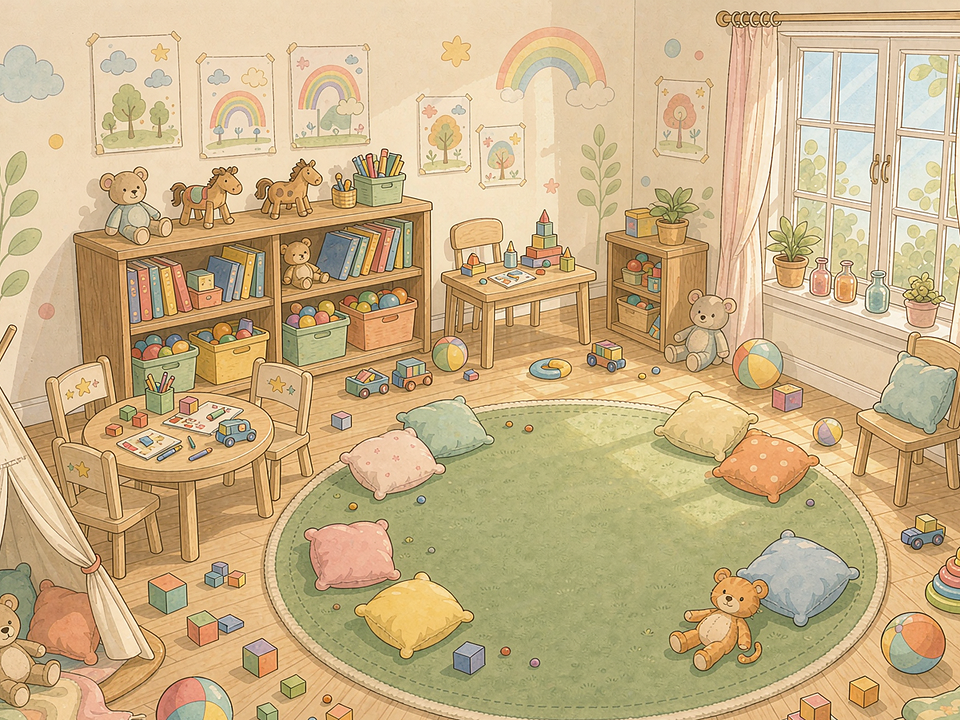
#> input picture ai-scratch-maker/examples/assets/cat_mouse/bigmap.png, 960 x 720 px
$ python round_ui_alpha.py ../examples/assets/cat_mouse/bigmap.png
#> lines starting #> are read from the running program, lines starting #| are printed output that depends on the picture
#!/usr/bin/env python3
# -*- coding: utf-8 -*-
"""round_ui_alpha.py — 给不透明 UI 位图加「圆角 alpha 遮罩」，使其成为合适资产。

背景 / 为什么需要
------------------------------------------------------------------
quality_gate.analyze_bitmap_usage 把「角色位图无透明通道」判为**不合适**：
这类图缩进 480x360 舞台后会带一整块不透明方块（四角尤甚），正是用户说的
「AI 生成的图片很多不适合做 Scratch 素材」。

有一批程序化绘制的 UI 位图（按钮 / 结算页 / 飘字 / 篮子）是
「纯渐变矩形 + 烤进去的中文文字」，四角无圆角、alpha 恒 255。它们不能直接
矢量化——铁律17 禁止 SVG 里的 <text>，转 SVG 会把文字丢掉，而要补 say 文字
得大改 IR 脚本，风险高。

本工具用**圆角 alpha 遮罩**把四角外部抠成透明（4x 超采样抗锯齿）：
  · 保留原渐变与文字，不丢任何信息；
  · 四角 alpha=0 → PIL getextrema()[-1] 最小值 0 → 门禁判「合适」；
  · 形状圆角化，符合铁律14「窗口圆角」/ 铁律17「UI 圆角」；
  · 画布尺寸不变 → Scratch 造型旋转中心不变，IR / 脚本零改动。

用法
------------------------------------------------------------------
  # 只体检（打印每张图的 alpha 状态，不写文件）
  python scripts/round_ui_alpha.py --check examples/assets/ui/*.png

  # 处理指定文件（默认只动 alpha 全不透明的；自动跳过已合适的）
  python scripts/round_ui_alpha.py --backup-dir build_tmp/ui_alpha_bak \
      examples/assets/ui/win.png examples/assets/ui/lose.png

  # 自定义圆角半径比例（相对短边，默认 0.18），或强制重做已透明图
  python scripts/round_ui_alpha.py --radius 0.22 examples/assets/ui/*.png
  python scripts/round_ui_alpha.py --force examples/assets/ui/*.png
"""
import argparse
import os
import shutil
import sys

try:
    from PIL import Image, ImageChops, ImageDraw
except ImportError:
    print("[错误] 需要 Pillow：pip install Pillow", file=sys.stderr)
    sys.exit(2)


def rounded_mask(w, h, radius_px, supersample=4):
    """生成圆角矩形 L 遮罩，超采样后 LANCZOS 缩回 → 边缘抗锯齿。"""
    sw, sh = w * supersample, h * supersample
    m = Image.new("L", (sw, sh), 0)
    d = ImageDraw.Draw(m)
    d.rounded_rectangle(
        [0, 0, sw - 1, sh - 1],
        radius=max(1, int(radius_px * supersample)),
        fill=255,
    )
    return m.resize((w, h), Image.LANCZOS)


def alpha_extrema(im):
    """返回 alpha 通道 (min, max)；无 alpha 通道的图像返回 (255, 255)。"""
    if im.mode in ("RGBA", "LA", "RGBa"):
        return im.getextrema()[-1]
    if im.mode == "P" and "transparency" in im.info:
        return im.convert("RGBA").getextrema()[-1]
    return (255, 255)


def is_suitable(im):
    """与 quality_gate.analyze_bitmap_usage 同口径：存在透明像素即算合适。"""
    lo = alpha_extrema(im)[0]
    return lo < 250


def process(path, radius_ratio, backup_dir, force=False, check_only=False):
#> called with path = '../examples/assets/cat_mouse/bigmap.png', radius_ratio = 0.18, force = False, check_only = False
    im = Image.open(path).convert("RGBA")
#> im is the input picture: PIL image 960x720 RGBA; mean R, G, B, A 202.3, 178, 135.4, 255
    w, h = im.size
#> w = 960; h = 720
    lo, hi = alpha_extrema(im)
#> lo = 255; hi = 255
    suitable = is_suitable(im)
#> suitable = False
    tag = "合适" if suitable else "不合适"
#> tag = '不合适'
    print(f"  {os.path.basename(path):20s} {w:4d}x{h:<4d} alpha={lo:3d}..{hi:<3d} {tag}", end="")
#|   bigmap.png            960x720  alpha=255..255 不合适

    if check_only:
        print("  [体检]")
        return "check"

    if suitable and not force:
        print("  [跳过：已合适]")
        return "skip"

    r = max(6, round(min(w, h) * radius_ratio))
#> r = 130
    mask = rounded_mask(w, h, r)
#> in rounded_mask, `m = Image.new("L", (sw, sh), 0)`: m: PIL image 3840x2880 L; every value is 0
#> in rounded_mask, `return m.resize((w, h), Image.LANCZOS)`:
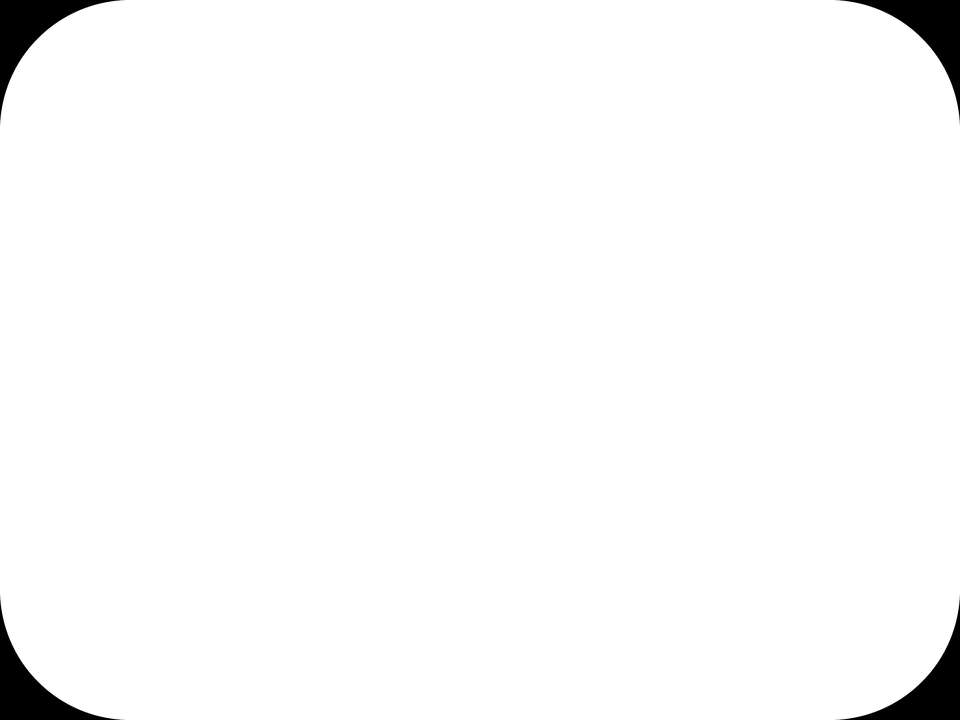
#> returned value: PIL image 960x720 L; min 0, max 255, mean 249.6
    red, green, blue, alpha = im.split()
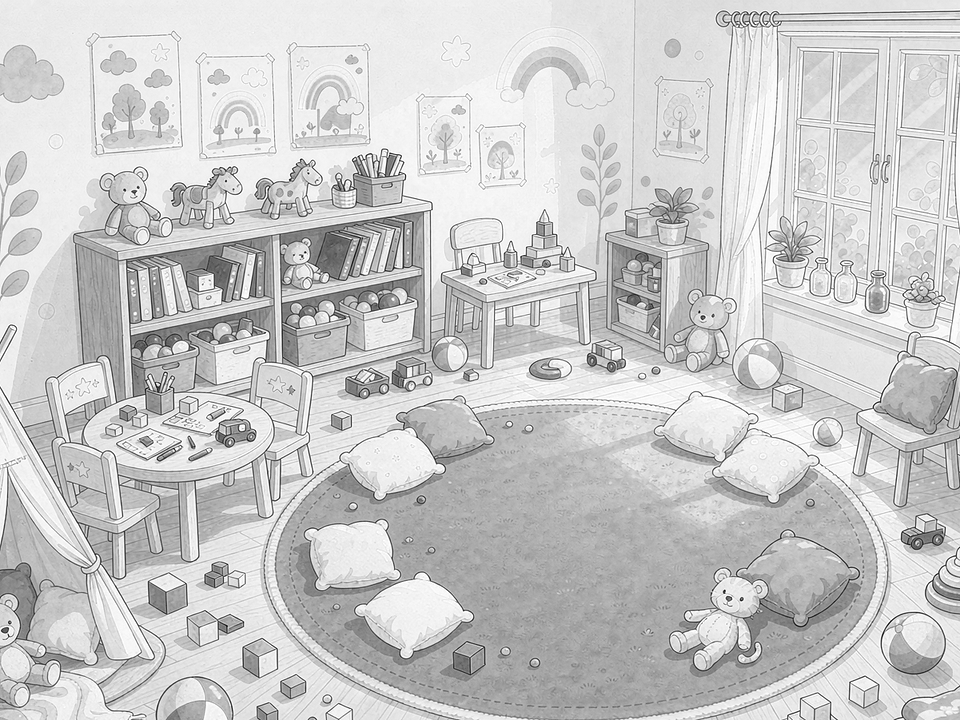
#> red: PIL image 960x720 L; min 0, max 255, mean 202.3
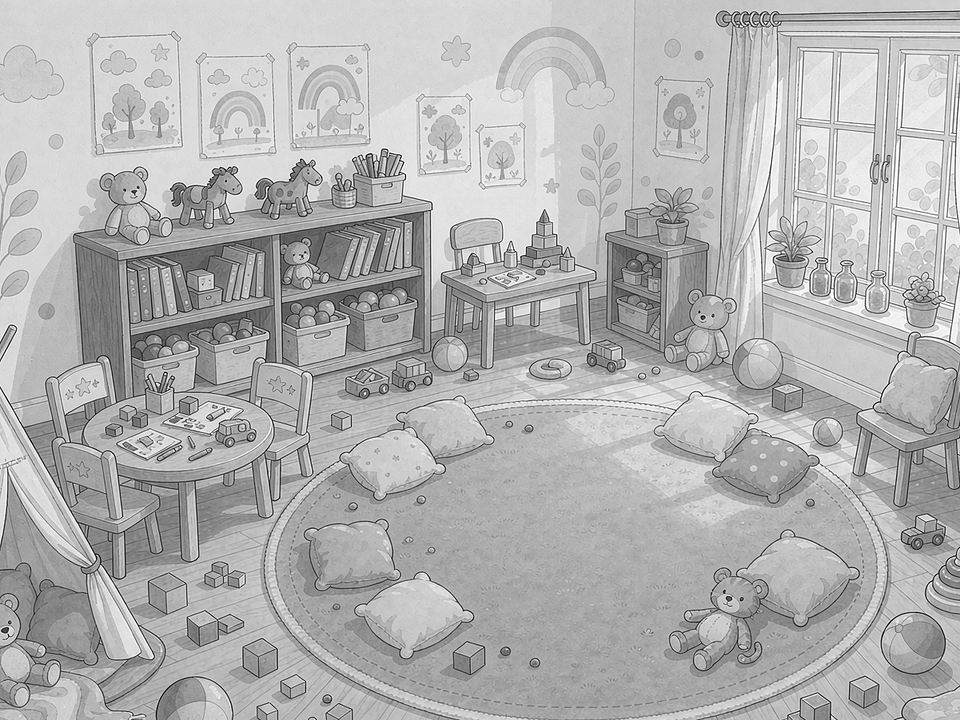
#> green: PIL image 960x720 L; min 0, max 255, mean 178
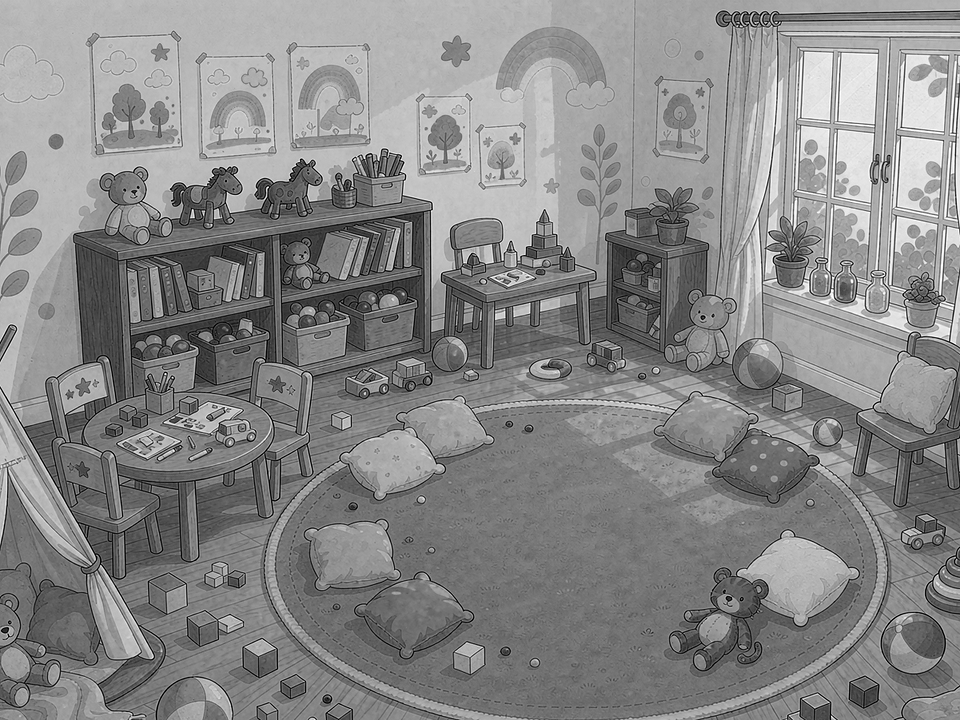
#> blue: PIL image 960x720 L; min 0, max 255, mean 135.4
#> alpha: PIL image 960x720 L; every value is 255
    alpha = ImageChops.multiply(alpha, mask)
    out = Image.merge("RGBA", (red, green, blue, alpha))
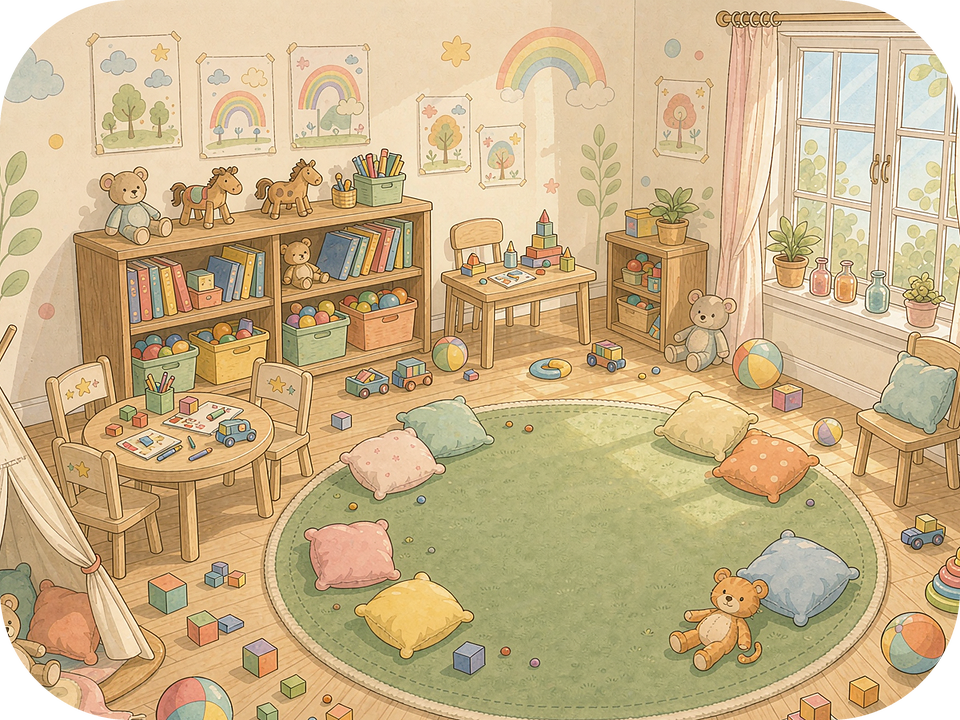
#> out: PIL image 960x720 RGBA; mean R, G, B, A 202.3, 178, 135.4, 249.6; transparent parts drawn white

    if not is_suitable(out):
        print("  [失败：处理后仍无透明像素，未写回]")
        return "fail"

    if backup_dir:
        os.makedirs(backup_dir, exist_ok=True)
        dst = os.path.join(backup_dir, os.path.basename(path))
        if not os.path.exists(dst):
            shutil.copy2(path, dst)

    out.save(path)
    print(f"  -> 圆角 r={r}px alpha={alpha_extrema(out)[0]}..255 [已写回]")
#|   -> 圆角 r=130px alpha=0..255 [已写回]
    return "done"


def main():
    ap = argparse.ArgumentParser(description="给不透明 UI 位图加圆角透明遮罩")
    ap.add_argument("files", nargs="+", help="待处理 PNG")
    ap.add_argument("--radius", type=float, default=0.18,
                    help="圆角半径 / 短边，默认 0.18")
    ap.add_argument("--backup-dir", default=None,
                    help="写回前把原图备份到该目录（可回滚）")
    ap.add_argument("--check", action="store_true", help="只体检，不写文件")
    ap.add_argument("--force", action="store_true",
                    help="已合适的图也强制重做（默认跳过）")
    args = ap.parse_args()

    ok = bad = skip = 0
    print(f"=== 圆角透明化（radius={args.radius}, check={args.check}）===")
    for p in args.files:
        if not os.path.isfile(p):
            print(f"  [缺失] {p}")
            bad += 1
            continue
        try:
            r = process(p, args.radius, args.backup_dir, args.force, args.check)
        except Exception as e:
            print(f"  [异常] {p}: {e}")
            bad += 1
            continue
        if r == "done":
            ok += 1
        elif r == "skip" or r == "check":
            skip += 1
    print(f"=== 完成：写回 {ok} / 跳过·体检 {skip} / 失败 {bad} ===")
    return 1 if bad else 0


if __name__ == "__main__":
    sys.exit(main())
#> (the program exits here)
